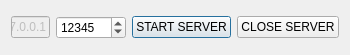
<?xml version="1.0" encoding="UTF-8"?>
<ui version="4.0">
 <class>myServer</class>
 <widget class="QDialog" name="myServer">
  <property name="geometry">
   <rect>
    <x>0</x>
    <y>0</y>
    <width>350</width>
    <height>55</height>
   </rect>
  </property>
  <property name="windowTitle">
   <string>myServer</string>
  </property>
  <layout class="QGridLayout" name="gridLayout">
   <item row="1" column="1">
    <widget class="QSpinBox" name="port">
     <property name="minimumSize">
      <size>
       <width>70</width>
       <height>0</height>
      </size>
     </property>
     <property name="maximum">
      <number>99999</number>
     </property>
     <property name="value">
      <number>12345</number>
     </property>
    </widget>
   </item>
   <item row="1" column="2">
    <widget class="QPushButton" name="btnStart">
     <property name="enabled">
      <bool>true</bool>
     </property>
     <property name="text">
      <string>START SERVER</string>
     </property>
    </widget>
   </item>
   <item row="1" column="0">
    <widget class="QLineEdit" name="ip">
     <property name="enabled">
      <bool>false</bool>
     </property>
     <property name="text">
      <string>127.0.0.1</string>
     </property>
    </widget>
   </item>
   <item row="1" column="3">
    <widget class="QPushButton" name="btnClose">
     <property name="enabled">
      <bool>true</bool>
     </property>
     <property name="text">
      <string>CLOSE SERVER</string>
     </property>
    </widget>
   </item>
  </layout>
 </widget>
 <layoutdefault spacing="6" margin="11"/>
 <resources/>
 <connections/>
</ui>
